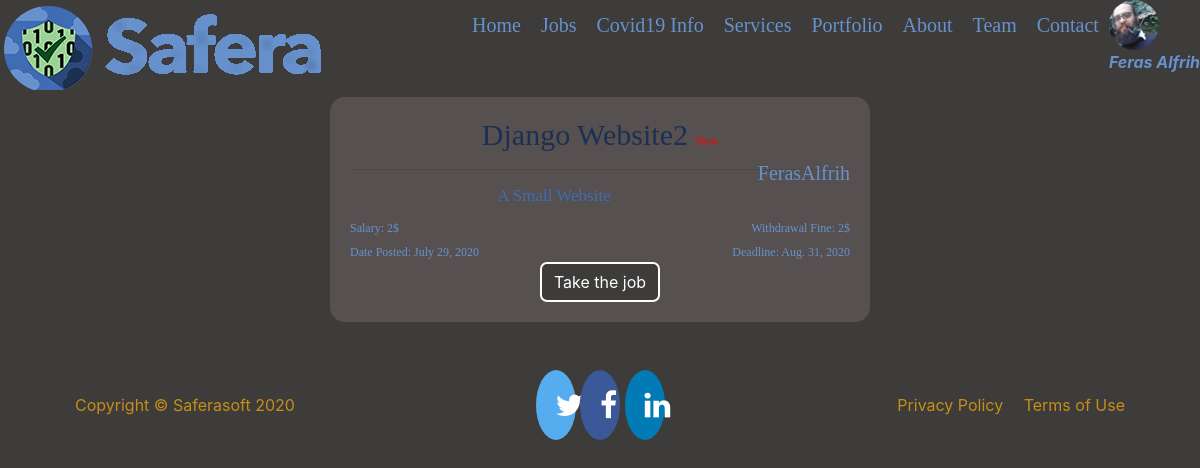
Before: /user/jobs/details/2/ (signed in) with the older database file.
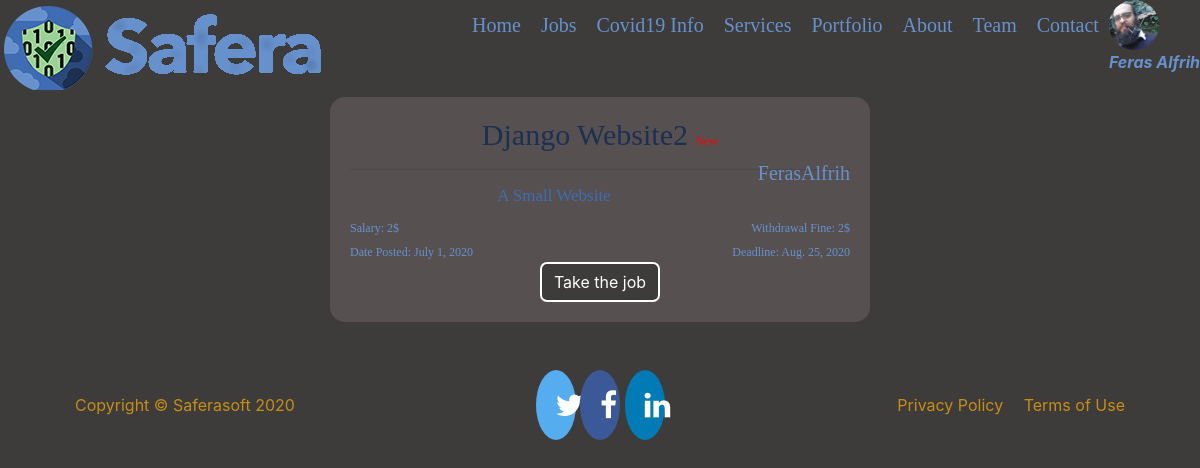
After: the same page with the newer database file.
### users/models.py (models this page shows, shortened)
class Profile(models.Model):
    user = models.OneToOneField(User, on_delete=models.CASCADE)
    image = models.ImageField(default='default.png', upload_to='profile_pics')
    jobAs = models.OneToOneField(Job, on_delete=models.SET_NULL, null=True, blank=True)
    balance = models.IntegerField(default=0, blank=True, null=True)
    sex = models.CharField(max_length=6, blank=True, null=True)
    last_logout = models.DateField(default='1970-01-01', blank=True, null=True)

class Job(models.Model):
    user = models.ForeignKey(User, on_delete=models.CASCADE)
    job = models.CharField(max_length=999)
    details = models.TextField(max_length=999)
    startDate = models.DateField()
    deadline = models.DateField()
    salary = models.IntegerField()
    withdrawal = models.IntegerField()
    asTo = models.OneToOneField(User, related_name='worker' , on_delete=models.SET_NULL, null=True, blank=True)
    is_available = models.BooleanField(default=True)
    is_complete = models.BooleanField(default=False)
    doneby = models.CharField(max_length=999, blank=True, null=True)

### users/views.py (the view)
# urls.py: path('jobs/details/<int:pk>/', UsersV.job_details.as_view(), name='job_details'),
    class job_details(DetailView):
        model = Job

### templates/users/job_detail.html (shortened to what this page needs)
{% extends "base.html" %}
{% load crispy_forms_tags %}
{% load static %}
{% block content %}
	<center>
		{% if user.is_staff %}
		    <div class="job-box content-section" >
	          <div class="job-title">
	            <h1 class="">{{job.job}}
	            {% if user.profile.last_logout <= job.startDate %}<big id="new">New</big>{% endif %}</h1>
	            <h4 class="float-right ">{{job.user}}</h4><hr>
	          </div>
	          <div class="job-body ">
	            <h5>{{job.details}} </h5>
	            <span class="float-left">
	              <big>Salary: {{job.salary}}$</big>
	            </span>
	            <span class="float-right">
	              <big>Withdrawal Fine: {{job.withdrawal}}$</big>
	            </span>
	          </div><br>
	          <div class="job-body">
	            <span class="float-left">
	              <big>Date Posted: {{job.startDate}}</big>
	            </span>
	            <span class="float-right">
	              <big>Deadline: {{job.deadline}}</big>
	            </span>
	          </div><br>
	          <form method="POST">
	            <button class="btn btn-danger">Take the job</button>
	          </form>
	        </div>
	  	{% else %}
		    <center>
		      <img src="{% static 'img/staffOnly.png' %}">
		    </center>
	 	{% endif %}
	</center>
{% endblock content %}

### templates/base.html (shortened to what this page needs)
{% load static %}
<!doctype html>
<html lang="en">
  <head>
    <link rel="stylesheet" href="https://maxcdn.bootstrapcdn.com/bootstrap/4.0.0/css/bootstrap.min.css">
    <link rel="stylesheet" href="https://cdnjs.cloudflare.com/ajax/libs/font-awesome/4.7.0/css/font-awesome.min.css">
    <link rel="stylesheet" type="text/css" href="{% static 'css/socialMedia.css' %}">
    {% if user.profile.sex == 'Female' %}
    <link rel="stylesheet" type="text/css" href="{% static 'css/female.css' %}">
    {% else %}
    <link rel="stylesheet" type="text/css" href="{% static 'css/male.css' %}">
    {% endif %}
  </head>
  <body class="container">
    <div class="container">
      <header>
        <nav class="navigate fixed-top">
          <div class="navigate" id="navbarNav">
            {% if user.is_authenticated %}
              <div class="navigate-user dropdown">
                <span role="button" data-toggle="dropdown" id="prflimg" aria-haspopup="true" aria-expanded="false" style="width:75px">
                 <div class="navigate-user">
                    <img class="rounded-circle dropdown-toggle"  width="50px"  height="50px" src="{{ user.profile.image.url }}"><br>
                    <a><b><i>{{ user.first_name }} {{ user.last_name }}</i></b></a>
                 </div>
                </span>
              </div>
            {% else %}
              <div class='navigate-user'>
                  <a href="{% url 'login' %}" class="btn ">Login</a>
                  <a href="{% url 'register' %}" class="btn">Register</a>
              </div>
            {% endif %}
            <ul class="navigate"  id="navbar">
              <li class="navigate" >
                <a class="navigate nav-btn js-scroll-trigger"href="{% url 'base' %}" id="Home">Home</a>
              </li>
              {% if user.is_staff %}
              <li class="navigate">
                <a class="navigate nav-btn js-scroll-trigger"href="{% url 'jobs' %}" id="Jobs">Jobs</a>
              </li>
              {% endif %}
              <li class="navigate">
                <a class="navigate nav-btn js-scroll-trigger"href="{% url 'covid19' %}" id="Covid19">Covid19 Info</a>
              </li>
              <li class="navigate">
                <a class="navigate nav-btn js-scroll-trigger"href="{% url 'services' %}" id="Services">Services</a>
              </li>
              <li class="navigate">
                <a class="navigate nav-btn js-scroll-trigger"href="{% url 'portfolio' %}" id="Portfolio">Portfolio</a>
              </li>
              <li class="navigate">
                <a class="navigate nav-btn js-scroll-trigger"href="{% url 'about' %}" id="About">About</a>
              </li>
              <li class="navigate">
                <a class="navigate nav-btn js-scroll-trigger"href="{% url 'team' %}" id="Team">Team</a>
              </li>
              <li class="navigate">
                <a class="navigate nav-btn js-scroll-trigger"href="{% url 'contact' %}" id="Contact">Contact</a>
              </li>
            </ul>
          </div>
          <div id="logo" class="mr-auto">
            <img src="{% static 'img/logo.png' %}"  >
          </div>
        </nav>
      </header>
      <main class="mt-5">
        <div class="col-6 mt-3">
        </div>
        <div id="carouselExampleIndicators" class="carousel slide mt-5" data-ride="carousel">
        {% block content %}{% endblock content %}
      </main>
      <footer class="mt-5 mb-5">
        <div class="container">
            <div class="row align-items-center">
                <div class="col-lg-4 text-lg-left f-caramel">Copyright © Saferasoft 2020</div>
                <div class="col-lg-4 my-3 my-lg-0">
                  <center>
                    <a href="{% url 'about' %}" class="fa fa-twitter"></i></a>
                    <a href="{% url 'about' %}" class="fa fa-facebook"></i></a>
                    <a href="{% url 'about' %}" class="fa fa-linkedin"></i></a>
                  </center>
                </div>
                <div class="col-lg-4 text-lg-right">
                  <a class="mr-3 f-caramel" href="{% url 'about' %}">Privacy Policy</a>
                  <a class=" f-caramel" href="{% url 'about' %}">Terms of Use</a>
                </div>
            </div>
        </div>
      </footer>
    </div>
  </body>
</html>

### static/css/socialMedia.css (style rules this page uses)
.fa { padding: 20px; font-size: 30px; width: 30px; text-align: center; text-decoration: none; border-radius: 50%; }
.fa-facebook { background: #3B5998; color: white; }
.fa-twitter { background: #55ACEE; color: white; }
.fa-linkedin { background: #007bb5; color: white; }

### static/css/male css/00-Colors/colors.css (style rules this page uses)
.f-caramel { color: #C68E17; }

### static/css/male css/03-Others/1others.css (style rules this page uses)
body { background-color: #3D3C3A; width: 100%; }

### static/css/male css/01-Layout/headers.css (style rules this page uses)
h1 { text-transform: capitalize; font-family: 'Libre Baskerville', serif; font-size: 30px; }
h4 { text-transform: capitalize; font-family: 'Libre Baskerville', serif; font-size: 20px; }
h5 { text-transform: capitalize; font-family: 'Libre Baskerville', serif; font-size: 17px; }

### static/css/male css/01-Layout/navs.css (style rules this page uses)
.navigate ul { float: right; }
.navigate li { display: inline; float: left; margin: 10px; color: #fff; }
.navigate li a { font-family: 'Crimson Pro', serif; font-size: 20px; border-radius: 5px; color: #6791cc; }
.nav-btn { border-radius: 7px; color: #6791cc; }
.navigate-user { float: right; color: #6791cc; }

### static/css/male css/01-Layout/texts.css (style rules this page uses)
big { text-transform: capitalize; font-family: 'Libre Baskerville', serif; font-size: 12px; }

### static/css/male css/01-Layout/btn.css (style rules this page uses)
.btn { border-radius: 7px; background: #3D3C3A; color: #fff; border: all; border-color:#fff; border-width: 2px; }

### static/css/male css/01-Layout/img.css (style rules this page uses)
#logo { float: left; }

### static/css/male css/03-Others/jobs.css (style rules this page uses)
.job-box { background: #565051; border-radius: 15px; padding: 20px; width: 50%; height: 70; justify-content: absolute; align-content: space-between; align-self: center; align-items: flex-start; margin-top: 20px; }
.job-box #new { color: red; }
.job-box big { color: #6791cc; }
.job-box h1 { color: #1c3052; }
.job-box h4 { color: #6791cc; }
.job-box h5 { color:#406cb4; }

Changed rows visible on the page:
changed Job "Django Website2": startDate "July 29, 2020" → "July 1, 2020"; deadline "Aug. 31, 2020" → "Aug. 25, 2020"
